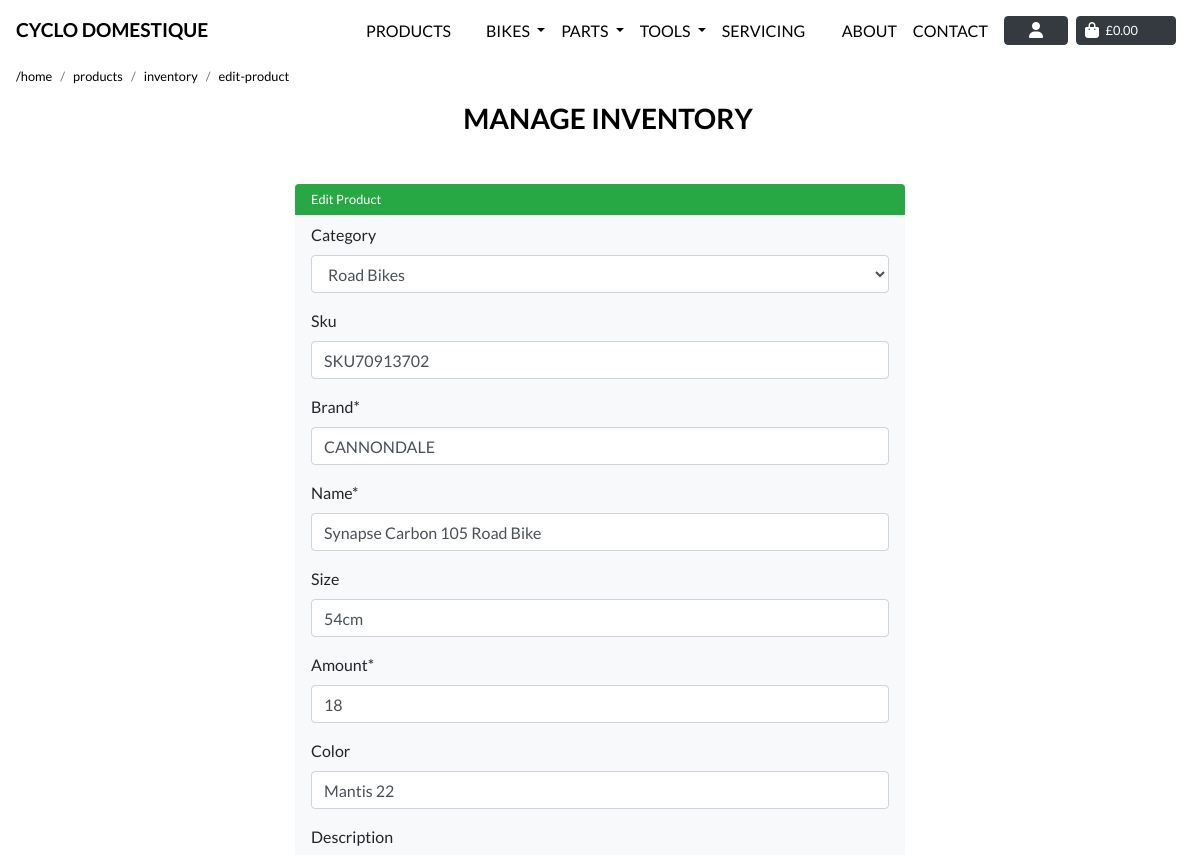
Page /products/edit/1/ (signed in, upper part) on the earlier database version.
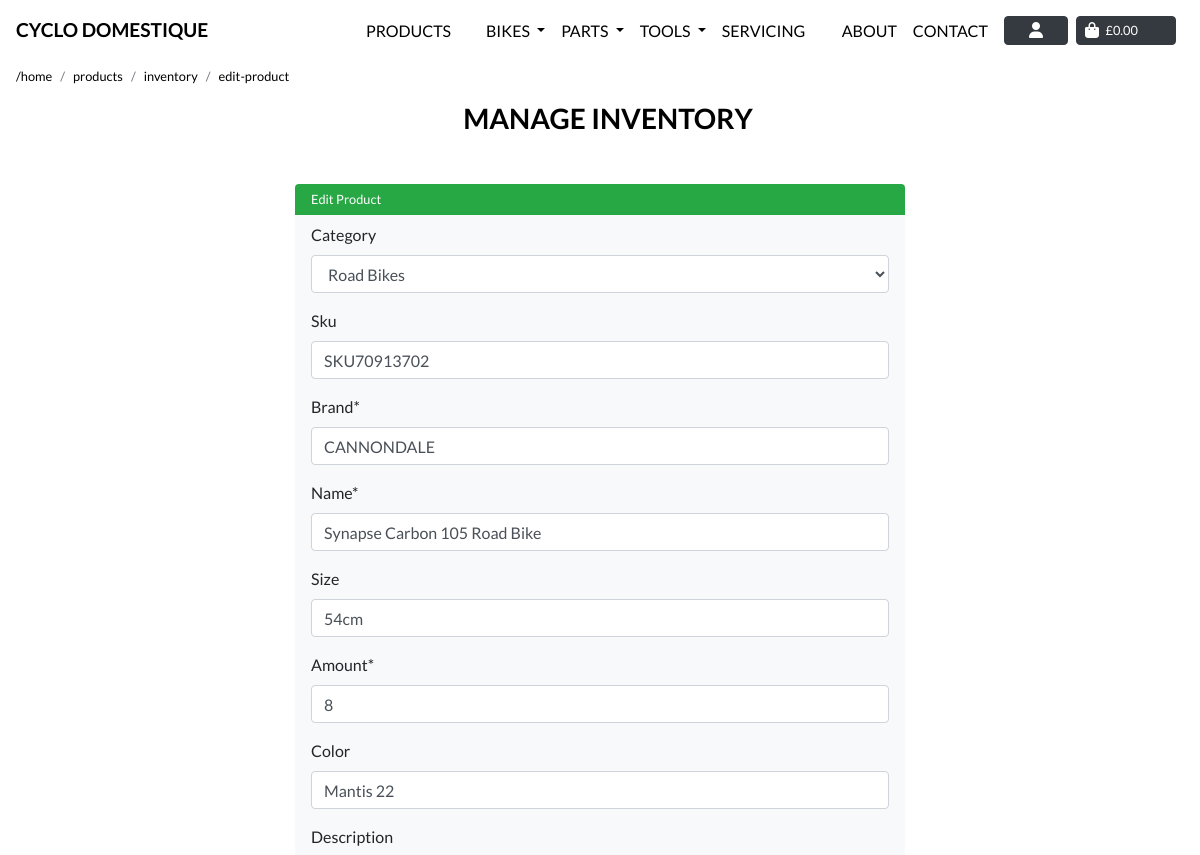
Same page on the later database version.
### products/models.py (models this page shows, shortened)
class Product(models.Model):
    category = models.ForeignKey('Category', null=True, blank=True,
                                 on_delete=models.SET_NULL)
    sku = models.CharField(max_length=254, null=True, blank=True)
    brand = models.CharField(max_length=254)
    name = models.CharField(max_length=254)
    size = models.CharField(max_length=254, null=True, blank=True)
    amount = models.DecimalField(max_digits=10, decimal_places=0, default=10)
    color = models.CharField(max_length=30, null=True, blank=True)
    description = models.TextField(max_length=254, null=True, blank=True)
    full_description = models.TextField(blank=True, null=True)
    key_features = models.TextField(blank=True, null=True)
    price = models.DecimalField(max_digits=6, decimal_places=2)
    rating = models.DecimalField(max_digits=6, decimal_places=1,
                                 null=True, blank=True)
    image = models.ImageField(null=True, blank=True)
    image_url = models.URLField(max_length=1024, null=True, blank=True)

### products/views.py (the view)
# urls.py: path('edit/<int:product_id>/', views.edit_product, name='edit_product'),
@login_required
def edit_product(request, product_id):
    if not request.user.is_superuser:
        messages.error(request, 'Sorry, only store owners can do that.')
        return redirect(reverse('home'))
    product = get_object_or_404(Product, pk=product_id)
    if request.method == 'POST':
        form = ProductForm(request.POST, request.FILES, instance=product)
        if form.is_valid():
            form.save()
            messages.success(request, 'Successfully updated product!')
            return redirect(reverse('product_details', args=[product.id]))
        else:
            messages.error(request, 'Failed to update product. '
                           'Please ensure the form is valid.')
    else:
        form = ProductForm(instance=product)
        messages.info(request, f'You are editing {product.name}')
    template = 'products/edit_product.html'
    context = {
        'form': form,
        'product': product,
        'on_inventory_page': True
    }
    return render(request, template, context)

### products/forms.py
class ProductForm(forms.ModelForm):
    class Meta:
        model = Product
        fields = '__all__'
    image = forms.ImageField(label='Image', required=False,
                             widget=CustomClearableFileInput)
    def __init__(self, *args, **kwargs):
        super().__init__(*args, **kwargs)
        categories = Category.objects.all()
        friendly_names = [(c.id, c.get_friendly_name()) for c in categories]
        self.fields['category'].choices = friendly_names
        for field_name, field in self.fields.items():
            field.widget.attrs['class'] = ''

### products/models.py (called while the page is built)
    def get_friendly_name(self):
        return self.friendly_name

### products/templates/products/edit_product.html (shortened to what this page needs)
{% extends "base.html" %}
{% load static %}
{% block extra_css %}
<link rel="stylesheet" href="{% static 'checkout/css/checkout.css' %}">
<link rel="stylesheet" href="{% static 'css/page_navbar.css' %}">
{% endblock %}
{% block page_header %}
<div class="header-container header-mobile">
</div>
{% endblock %}
{% block content %}
<div class="ml-3">
    <div class="col-md-12 px-0 mb-1">
        <nav aria-label="breadcrumb">
            <ol class="breadcrumb bg-transparent pl-0 mb-0  small">
                <li class="breadcrumb-item"><a class="text-black text-lowercase" href="/">/home</a></li>
                <li class="breadcrumb-item"><a class="text-black text-lowercase" href="/products">products</a></li>
                <li class="breadcrumb-item"><a class="text-black text-lowercase"
                        href="/products/inventory">inventory</a></li>
                <li class="breadcrumb-item"><a class="text-black text-lowercase"
                        href="/products/inventory">edit-product</a></li>
            </ol>
        </nav>
    </div>
</div>
<div class="container">
    <div class="row">
        <div class="col">
            <h3 class="text-black text-uppercase font-weight-bold mb-5 text-center pl-3"> Manage Inventory</h3>
        </div>
    </div>
    <div class="row">
        <div class="col-2 d-none d-md-block d-lg-block d-xl-block"></div>
        <div class="col-12 col-md-8  rounded">
            <form method="POST" action="{% url 'edit_product' product.id %}" class="form bg-light rounded "
                enctype="multipart/form-data">
                <h5 class="pl-3 bg-success rounded-top text-white font-weight-normal small py-2 mb-0">Edit Product</h5>
                <div class="px-3 mt-2">
                    {% for field in form %}
                    {% if field.name != 'image' %}
                    {{ field | as_crispy_field }}
                    {% else %}
                    {{ field }}
                    {% endif %}
                    {% endfor %}
                </div>
            </form>
        </div>
        <div class="col-2 d-none d-md-block d-lg-block d-xl-block"></div>
    </div>
</div>
{% endblock %}

Differences in the rows shown:
changed Product "Description": amount "18" → "8"
